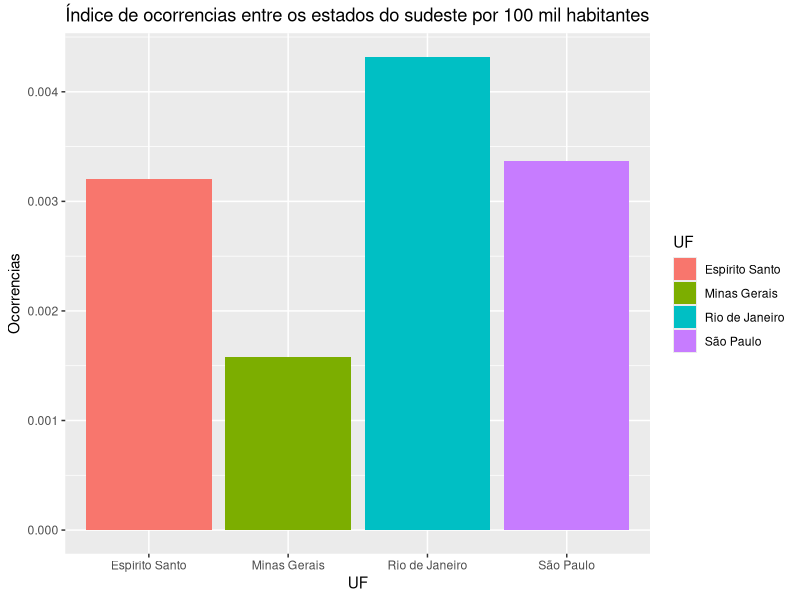
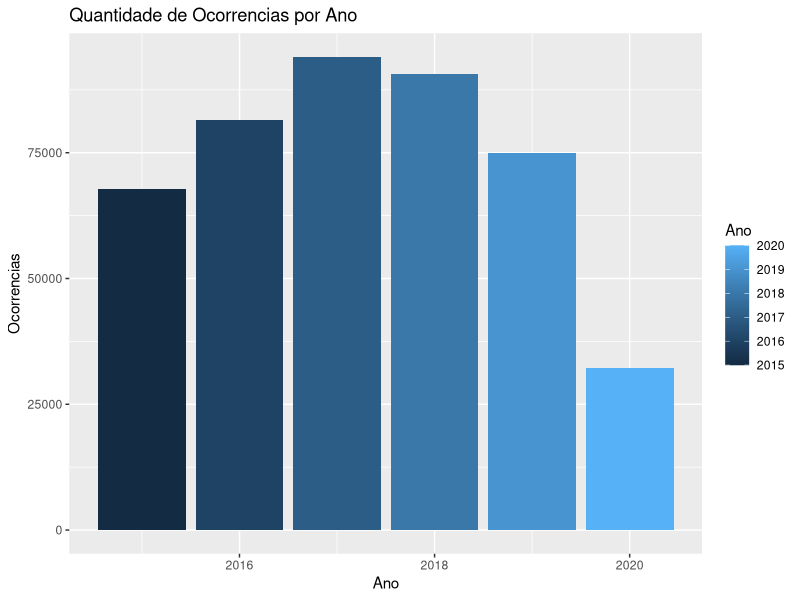
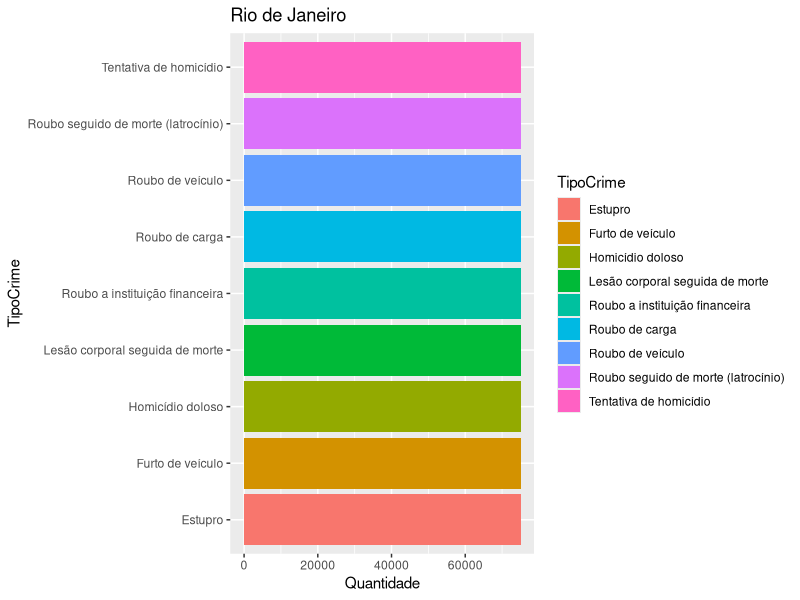
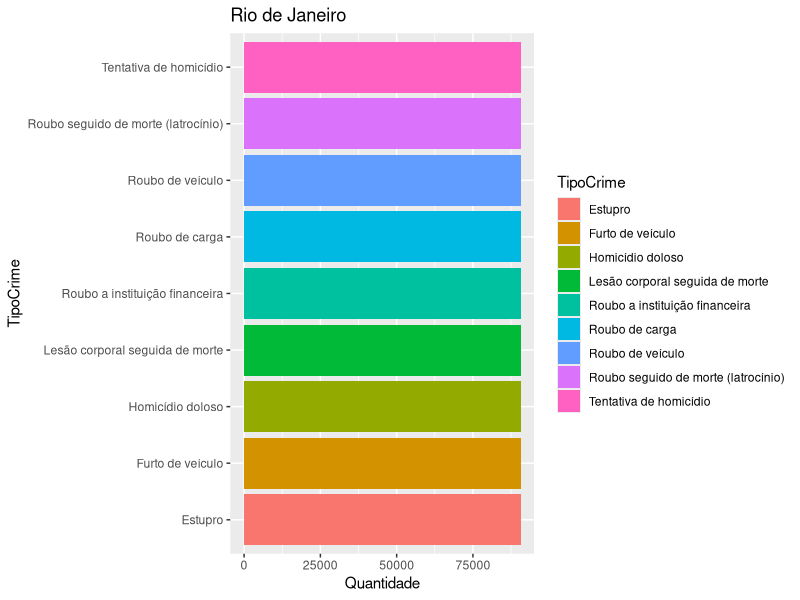
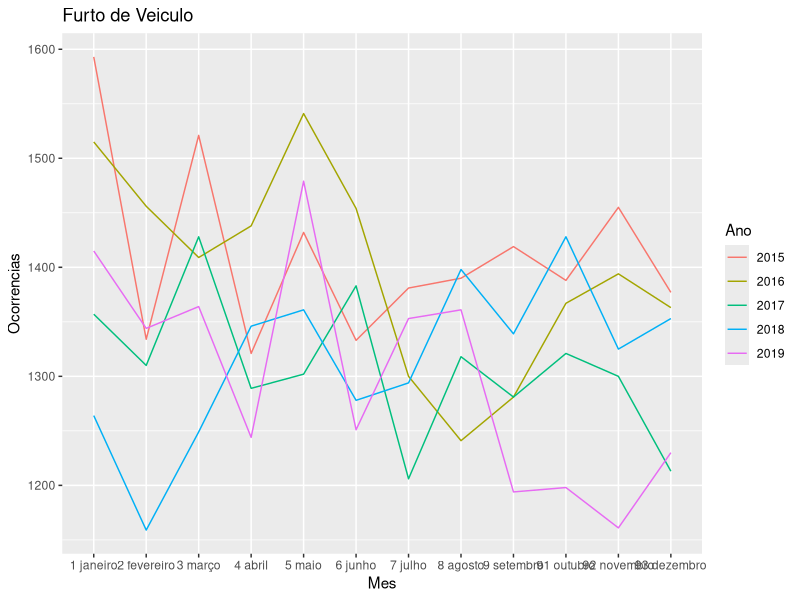
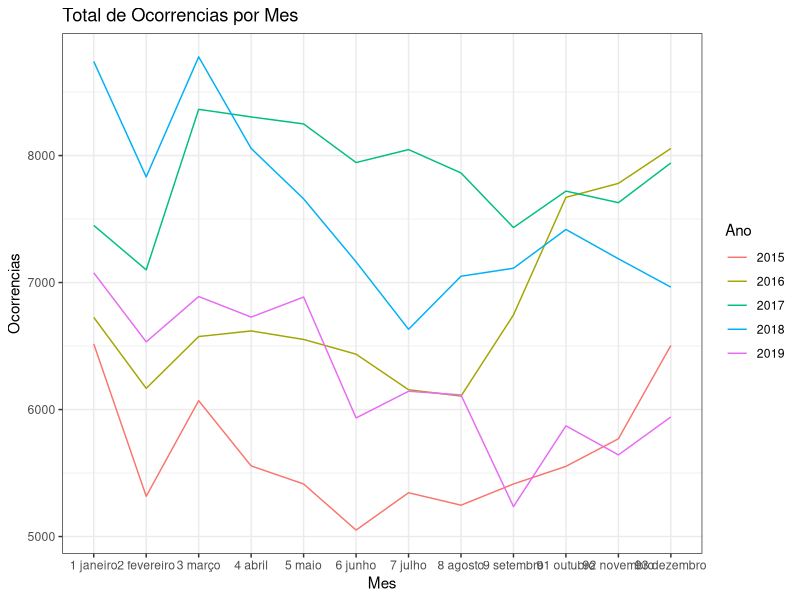
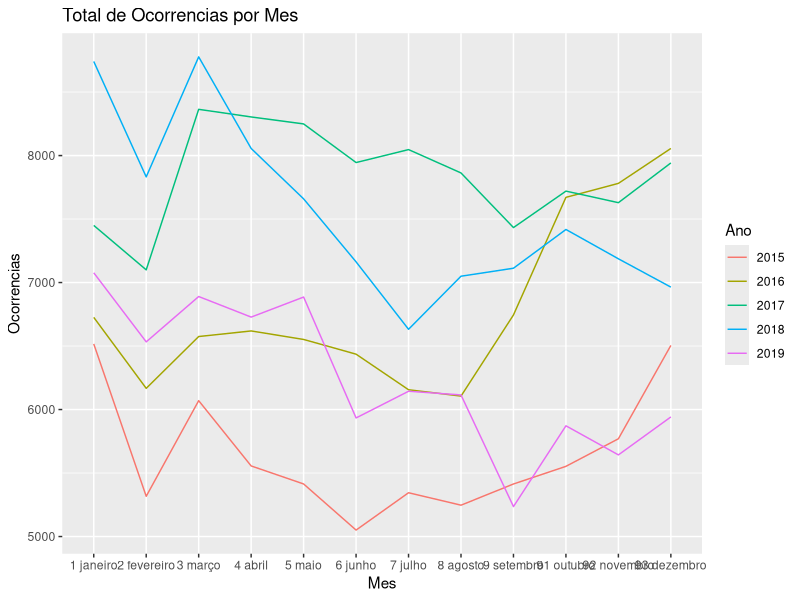

Source code (R) for these figures, in order:
#Limpar
rm(list=ls())

#Operacao da forca nacional em 2017
#https://www.justica.gov.br/news/operacao-da-forca-nacional-no-rio-de-janeiro-e-estendida-por-30-dias
#https://www.justica.gov.br/news/forca-nacional-vai-apoiar-acoes-de-seguranca-publica-no-rj-ate-final-do-ano
#GLO no rio de janeiro
#https://www.poder360.com.br/governo/rio-de-janeiro-e-estado-com-mais-glos-na-decada/
#https://g1.globo.com/rio-de-janeiro/noticia/temer-assina-decreto-que-autoriza-forcas-armadas-a-atuarem-na-seguranca-publica-do-rio.ghtml
#Intervenção federal no rio de Janeiro:
#https://pt.wikipedia.org/wiki/Interven%C3%A7%C3%A3o_federal_no_Rio_de_Janeiro_em_2018
#Força Nacional de Segurança
#https://www.justica.gov.br/news/collective-nitf-content-1546630482.88
#Roubo de Carga
##https://www.gov.br/mj/pt-br/assuntos/noticias/forca-nacional-e-policia-carioca-zeram-roubos-a-carga-no-rio-de-janeiro

library("ggplot2")
library("dplyr")
library("readxl")
library("tidyr")
library("magrittr")
#Arquivo Conseguido pelo link:
#https://dados.gov.br/dataset/sistema-nacional-de-estatisticas-de-seguranca-publica/resource/feeae05e-faba-406c-8a4a-512aec91a9d1


dados <- read_excel("indicadoressegurancapublicaufjul20.xlsx")



nomes<-c("UF","TipoCrime","Ano","Mes","Ocorrencia","Partido","Populacao")
names(dados)<-nomes

dados.teste<-dados

#Verifica a base
summary(dados.teste)

#Transformar em factor
dados.teste$TipoCrime<-as.factor(dados.teste$TipoCrime)
dados.teste$UF<-as.factor(dados.teste$UF)
dados.teste$Mes<-as.factor(dados.teste$Mes)
dados.teste$Ocorrencia<-as.numeric(dados.teste$Ocorrencia)
dados.teste$Partido<-as.factor(dados.teste$Partido)
dados.teste$Populacao<-as.numeric(dados.teste$Populacao)

#Verifica a base
summary(dados.teste)

#Filtra por 2019
dados.teste.2019 <- dados.teste%>% filter(Ano==2019)
dados.teste.2019 <- 
  filter(dados.teste.2019, UF %in% c("São Paulo","Rio de Janeiro","Minas Gerais","Espírito Santo"))

#Cria a numeracao divido pelo numero de habitantes
dados.teste.2019 <- mutate(dados.teste.2019,OcorrenciaPHabitante=Ocorrencia/Populacao)

#Faz um grafico do total de ocorrencias no ano de 2019 por estado
dados.teste.2019 %>% 
  group_by(UF) %>%
  summarise(Ocorrencias=sum(OcorrenciaPHabitante)) %>%
  ggplot()+ geom_bar(aes(x=UF,y=Ocorrencias, fill = UF),stat='identity') +
  ggtitle("Índice de ocorrencias entre os estados do sudeste por 100 mil habitantes")


#Filtra para trabalharmos com o estado do Rio
dados.AC<-filter(dados.teste,UF=="Rio de Janeiro")


##Crimes por ano
#Coloca as ocorrencias por Ano
dados.AC.Partido<-dados.AC %>%
  group_by(Ano,Partido) %>%
  summarise(Ocorrencias=sum(Ocorrencia))
#Quantidade de Ocorrencias por Ano
dados.AC.Partido %>%
  ggplot()+ geom_bar(aes(x=Ano,y=Ocorrencias, fill = Ano),stat='identity') +
  ggtitle("Quantidade de Ocorrencias por Ano")



#Crimes no ano  de 2019
dados.AC %>%
  filter(Ano==2019) %>%
  group_by(TipoCrime) %>%
  count(TipoCrime,Quantidade=sum(Ocorrencia)) %>%
  ggplot()+
  geom_bar(aes(x=Quantidade,y=TipoCrime, fill = TipoCrime),stat='identity') +
  ggtitle("Rio de Janeiro")

#Crimes no ano  de 2018
dados.AC %>%
  filter(Ano==2018) %>%
  group_by(TipoCrime) %>%
  count(TipoCrime,Quantidade=sum(Ocorrencia)) %>%
  ggplot()+
  geom_bar(aes(x=Quantidade,y=TipoCrime, fill = TipoCrime),stat='identity') +
  ggtitle("Rio de Janeiro")


#Filtra as ocorrencias por Roubo de veiculo e Mes no ano de Menor que 2020
dados.AC.Ano<-dados.AC %>%
  filter(Ano<2020) %>%
  group_by(Ano,Mes,TipoCrime) %>%
  summarise(Ocorrencias=sum(Ocorrencia))


#Faz as alteracoes para rodar o grafico
dados.AC.Ano.furto<-dados.AC.Ano %>% filter(TipoCrime=="Furto de veículo")
dados.AC.Ano.furto$Ano<-as.factor(dados.AC.Ano.furto$Ano)
dados.AC.Ano.furto$Mes<-as.character(dados.AC.Ano.furto$Mes)

#Organizar os meses pela ordem de janeiro a dezembro
dados.AC.Ano.furto$Mes[dados.AC.Ano.furto$Mes=="janeiro"]<-"1 janeiro"
dados.AC.Ano.furto$Mes[dados.AC.Ano.furto$Mes=="fevereiro"]<-"2 fevereiro"
dados.AC.Ano.furto$Mes[dados.AC.Ano.furto$Mes=="março"]<-"3 março"
dados.AC.Ano.furto$Mes[dados.AC.Ano.furto$Mes=="abril"]<-"4 abril"
dados.AC.Ano.furto$Mes[dados.AC.Ano.furto$Mes=="maio"]<-"5 maio"
dados.AC.Ano.furto$Mes[dados.AC.Ano.furto$Mes=="junho"]<-"6 junho"
dados.AC.Ano.furto$Mes[dados.AC.Ano.furto$Mes=="julho"]<-"7 julho"
dados.AC.Ano.furto$Mes[dados.AC.Ano.furto$Mes=="agosto"]<-"8 agosto"
dados.AC.Ano.furto$Mes[dados.AC.Ano.furto$Mes=="setembro"]<-"9 setembro"
dados.AC.Ano.furto$Mes[dados.AC.Ano.furto$Mes=="outubro"]<-"91 outubro"
dados.AC.Ano.furto$Mes[dados.AC.Ano.furto$Mes=="novembro"]<-"92 novembro"
dados.AC.Ano.furto$Mes[dados.AC.Ano.furto$Mes=="dezembro"]<-"93 dezembro"



dados.AC.Ano.furto<-dados.AC.Ano.furto[order(dados.AC.Ano.furto$Ano,dados.AC.Ano.furto$Mes),]


ggplot(dados.AC.Ano.furto,aes(Mes,Ocorrencias,group=Ano)) + 
  geom_line(aes(colour=Ano)) +  
  ggtitle("Furto de Veiculo")


#***********Crimes Gerais***************
 

#Faz as alteracoes para rodar o grafico
dados.RJ.Geral<-dados.AC.Ano

#Gera um total de Ocorrencias Por Mes
dados.RJ.Geral<-dados.RJ.Geral %>%
  group_by(Ano,Mes) %>%
  summarise(Ocorrencias=sum(Ocorrencias))

dados.RJ.Geral$Ano<-as.factor(dados.RJ.Geral$Ano)
dados.RJ.Geral$Mes<-as.character(dados.RJ.Geral$Mes)


#Organizar os meses pela ordem de janeiro a dezembro
dados.RJ.Geral$Mes[dados.RJ.Geral$Mes=="janeiro"]<-"1 janeiro"
dados.RJ.Geral$Mes[dados.RJ.Geral$Mes=="fevereiro"]<-"2 fevereiro"
dados.RJ.Geral$Mes[dados.RJ.Geral$Mes=="março"]<-"3 março"
dados.RJ.Geral$Mes[dados.RJ.Geral$Mes=="abril"]<-"4 abril"
dados.RJ.Geral$Mes[dados.RJ.Geral$Mes=="maio"]<-"5 maio"
dados.RJ.Geral$Mes[dados.RJ.Geral$Mes=="junho"]<-"6 junho"
dados.RJ.Geral$Mes[dados.RJ.Geral$Mes=="julho"]<-"7 julho"
dados.RJ.Geral$Mes[dados.RJ.Geral$Mes=="agosto"]<-"8 agosto"
dados.RJ.Geral$Mes[dados.RJ.Geral$Mes=="setembro"]<-"9 setembro"
dados.RJ.Geral$Mes[dados.RJ.Geral$Mes=="outubro"]<-"91 outubro"
dados.RJ.Geral$Mes[dados.RJ.Geral$Mes=="novembro"]<-"92 novembro"
dados.RJ.Geral$Mes[dados.RJ.Geral$Mes=="dezembro"]<-"93 dezembro"



dados.RJ.Geral<-dados.RJ.Geral[order(dados.RJ.Geral$Ano,dados.RJ.Geral$Mes),]


ggplot(dados.RJ.Geral,aes(Mes,Ocorrencias,group=Ano)) + 
  geom_line(aes(colour=Ano)) +  
  ggtitle("Total de Ocorrencias por Mes")  + 
  theme_bw()


#Filtrando tirando o ano de 2015
dados.RJ.Geral.filter<- filter(dados.RJ.Geral,Ano %in% c("2016","2017","2018","2019"))
ggplot(dados.RJ.Geral,aes(Mes,Ocorrencias,group=Ano)) + 
  geom_line(aes(colour=Ano)) +  
  ggtitle("Total de Ocorrencias por Mes") 


